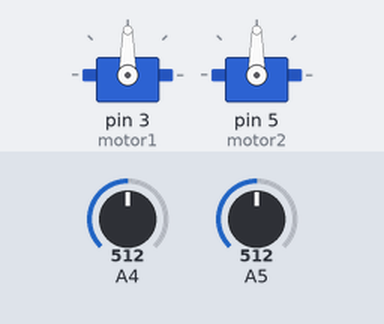
Recording of a sketch running on a simulated Arduino Uno, built with avr-gcc and run on an emulated ATmega328P. Shown: 2 × servo. The inputs (shaded band) are chosen by the test bench; at power-on: A4 = 512, A5 = 512.

Above: at 1.2 s.
1.3 s: A4 set to 716
At 2.0 s:
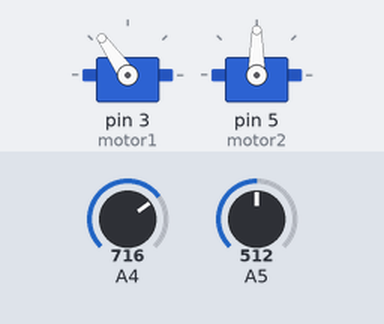
2.8 s: A5 set to 716
At 3.1 s:
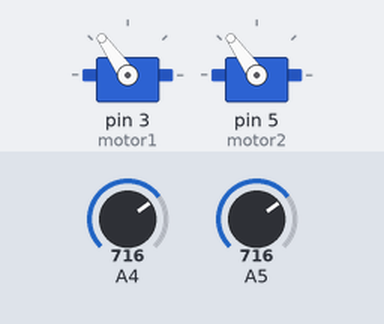
4.3 s: A4 set to 900
At 5.4 s:
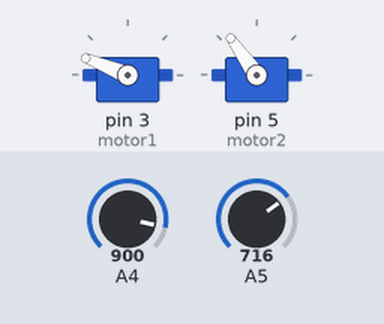
5.8 s: A5 set to 900
At 6.6 s:
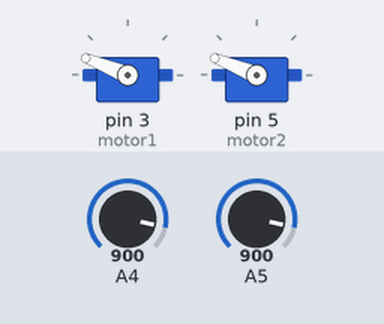
7.3 s: A4 set to 1023
At 7.7 s:
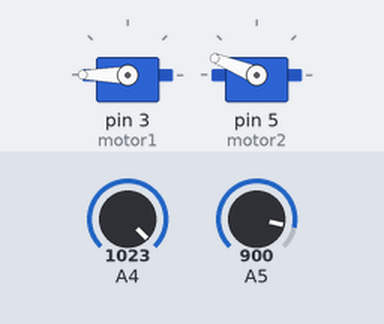
8.8 s: A5 set to 1023
At 10.1 s:
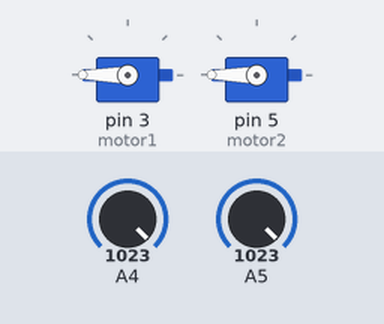
Timing chart, 0 to 11.3 s (numbered marks = the images above; inputs shaded):
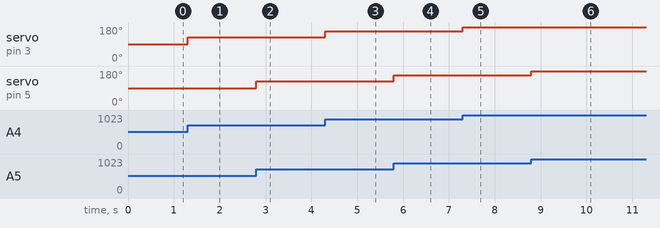

The sketch:

chal3.ino
```cpp
#include <Servo.h>
Servo motor1;
Servo motor2;
int HORZ;
int VERT;

void setup() {
  // put your setup code here, to run once:
  motor1.attach(3);
  motor2.attach(5);
}

void loop() {
  // put your main code here, to run repeatedly:
  HORZ=map(analogRead(A4),0,1023,0,180);
  VERT=map(analogRead(A5),0,1023,0,180);

  motor1.write(HORZ);
  motor2.write(VERT);
}
```

Measured:
- after the input at 1.3 s, servo on pin 3 (motor1): 90° → 125° at once
- after the input at 2.8 s, servo on pin 5 (motor2): 90° → 125° at once
- after the input at 4.3 s, servo on pin 3 (motor1): 125° → 158° at once
- after the input at 5.8 s, servo on pin 5 (motor2): 125° → 158° at once
- after the input at 7.3 s, servo on pin 3 (motor1): 158° → 180° at once
- after the input at 8.8 s, servo on pin 5 (motor2): 158° → 180° at once
